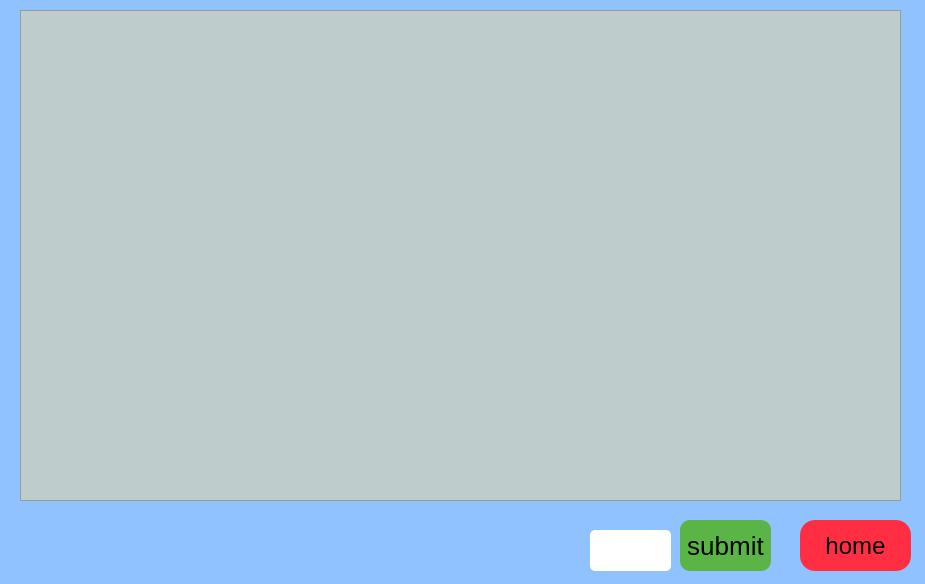
<?xml version="1.0" encoding="UTF-8"?>
<ui version="4.0">
 <class>MainWindow</class>
 <widget class="QMainWindow" name="MainWindow">
  <property name="geometry">
   <rect>
    <x>0</x>
    <y>0</y>
    <width>925</width>
    <height>584</height>
   </rect>
  </property>
  <property name="minimumSize">
   <size>
    <width>925</width>
    <height>584</height>
   </size>
  </property>
  <property name="maximumSize">
   <size>
    <width>925</width>
    <height>584</height>
   </size>
  </property>
  <property name="windowTitle">
   <string>BUY SELL STOCKS</string>
  </property>
  <property name="windowIcon">
   <iconset>
    <normaloff>../img/icon.ico</normaloff>../img/icon.ico</iconset>
  </property>
  <property name="styleSheet">
   <string notr="true">background-color: rgb(144, 194, 255);</string>
  </property>
  <widget class="QWidget" name="centralwidget">
   <widget class="QTableWidget" name="stocktable">
    <property name="geometry">
     <rect>
      <x>20</x>
      <y>10</y>
      <width>881</width>
      <height>491</height>
     </rect>
    </property>
    <property name="minimumSize">
     <size>
      <width>881</width>
      <height>491</height>
     </size>
    </property>
    <property name="maximumSize">
     <size>
      <width>881</width>
      <height>491</height>
     </size>
    </property>
    <property name="styleSheet">
     <string notr="true">background-color: rgb(191, 204, 204);
</string>
    </property>
    <attribute name="horizontalHeaderVisible">
     <bool>false</bool>
    </attribute>
    <attribute name="horizontalHeaderHighlightSections">
     <bool>false</bool>
    </attribute>
    <attribute name="verticalHeaderVisible">
     <bool>false</bool>
    </attribute>
    <attribute name="verticalHeaderHighlightSections">
     <bool>false</bool>
    </attribute>
   </widget>
   <widget class="QPushButton" name="homebutton">
    <property name="geometry">
     <rect>
      <x>800</x>
      <y>520</y>
      <width>111</width>
      <height>51</height>
     </rect>
    </property>
    <property name="toolTip">
     <string/>
    </property>
    <property name="styleSheet">
     <string notr="true">QWidget#homebutton{
background: rgb(255, 46, 67);
border-radius:15px;
font-size:24px;
font-variant:small-caps;
}
QWidget#homebutton:hover{
background: rgb(255, 87, 98);
border-radius:15px;
font-size:24px;
font-variant:small-caps;
}</string>
    </property>
    <property name="text">
     <string>home</string>
    </property>
   </widget>
   <widget class="QLineEdit" name="amount">
    <property name="geometry">
     <rect>
      <x>590</x>
      <y>530</y>
      <width>81</width>
      <height>41</height>
     </rect>
    </property>
    <property name="styleSheet">
     <string notr="true">border-radius:5px;
background:white;</string>
    </property>
   </widget>
   <widget class="QPushButton" name="dealbutton">
    <property name="geometry">
     <rect>
      <x>680</x>
      <y>520</y>
      <width>91</width>
      <height>51</height>
     </rect>
    </property>
    <property name="styleSheet">
     <string notr="true">

QWidget#dealbutton{
border-radius:10px;
background:rgb(90, 181, 70);
color:black;
font-size:26px;
font-variant:small-caps;
}
QWidget#dealbutton:hover{
border-radius:10px;
background:rgba(139, 190, 99,0.8);
color:black;
font-size:26px;
font-variant:small-caps;
}</string>
    </property>
    <property name="text">
     <string>submit</string>
    </property>
   </widget>
   <widget class="QLabel" name="detail">
    <property name="geometry">
     <rect>
      <x>290</x>
      <y>540</y>
      <width>281</width>
      <height>31</height>
     </rect>
    </property>
    <property name="styleSheet">
     <string notr="true">font-variant:small-caps;
font-size:20px;</string>
    </property>
    <property name="text">
     <string/>
    </property>
   </widget>
   <widget class="QLabel" name="notify">
    <property name="geometry">
     <rect>
      <x>30</x>
      <y>510</y>
      <width>361</width>
      <height>31</height>
     </rect>
    </property>
    <property name="styleSheet">
     <string notr="true">font-variant:small-caps;
font-size:20px;</string>
    </property>
    <property name="text">
     <string/>
    </property>
   </widget>
  </widget>
 </widget>
 <resources/>
 <connections/>
</ui>
